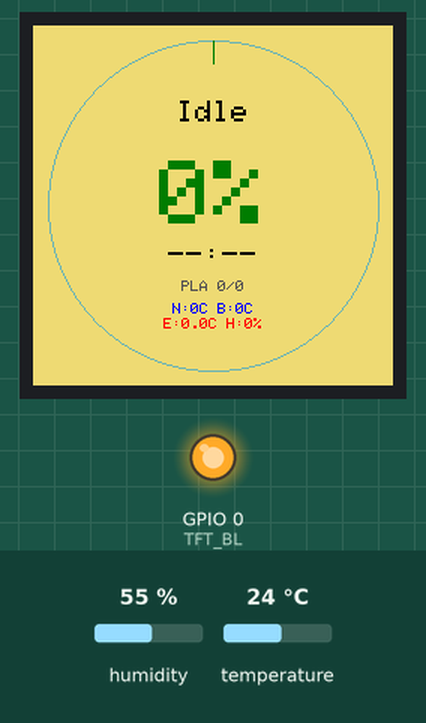
This sketch was run on a simulated ESP32-C3. Parts: 240×240 colour display, output pins drawn as LEDs (lit = HIGH). Inputs (shaded band) come from the test bench; at power-on: humidity 55 %, temperature 24 °C. WiFi joins after 1.5 s; servers stay silent unless stated; no MQTT or app messages arrive unless stated; what the sketch prints to the serial monitor is not drawn.

Above: at 3.3 s.
At 5.6 s:
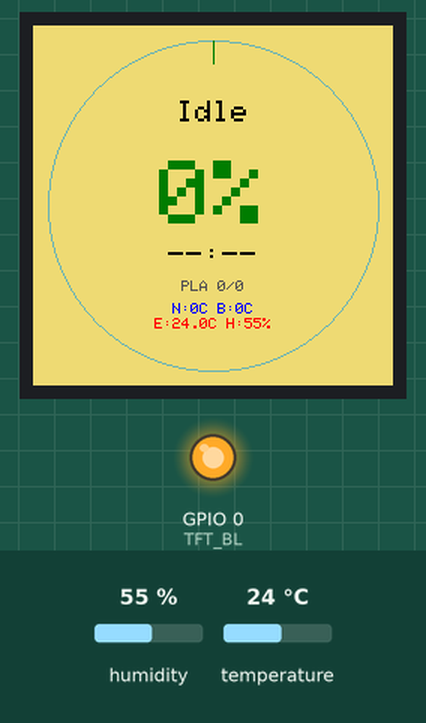
5.7 s: humidity set to 22 %
11.5 s: temperature set to 12 °C
At 15.8 s:
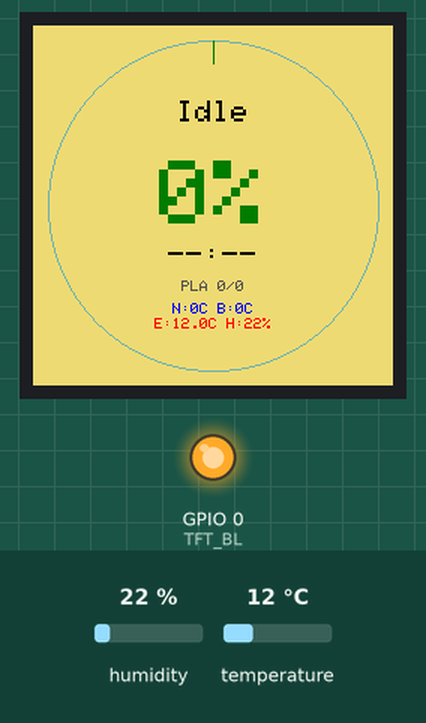
18.0 s: humidity set to 40 %
31.5 s: temperature set to 19 °C
Timing chart, 0 to 34.5 s (numbered marks = the images above; inputs shaded):
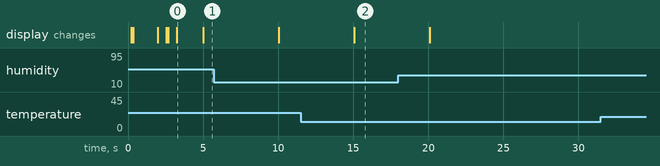

The sketch:

bambu_robot.ino
```cpp
#include "config.h"
#include <WiFi.h>
#include <PubSubClient.h>
#include <Arduino_GFX_Library.h>
#include <DHT.h>

// ==== 引脚定义 ====
// 引脚定义已移至 config.h

// ==== 颜色常量 ====
// 自定义颜色定义，使用16位RGB565格式
// 修复溢出警告：所有颜色值必须是16位RGB565格式
#define TFT_BG      0xEECE  // 浅灰色背景 (正确的RGB565值)
#define TFT_ACCENT  0x03E0  // 深绿色强调色（用于环状进度条）
#define TFT_WARN    0xFB20  // 橙色警告色
#define TFT_OK      0x07E0  // 绿色成功色
#define TFT_RING_BG 0x6D96  // 中灰色环形背景 (正确的RGB565值)
#define TFT_LABEL   0x528A  // 深灰色标签（提高对比度）
#define TFT_TEXT    0x0000  // 黑色文本（提高小字可读性）
#define TFT_DEVICE_TEMP 0x001F  // 深蓝色（用于设备温度）
#define TFT_ENV_TEMP 0xF800  // 深红色（用于环境温湿度）
#define TFT_PROGRESS 0xF81F  // 粉红色进度条（可选替代色）

// ==== Display 初始化 ====
Arduino_DataBus *bus = new Arduino_SWSPI(TFT_DC, TFT_CS, TFT_SCK, TFT_MOSI, -1);
Arduino_GFX     *gfx = new Arduino_GC9A01(bus, TFT_RST, 0);

DHT dht(DHTPIN, DHTTYPE);

// ==== MQTT 客户端 ====
WiFiClient   espClient;
PubSubClient client(espClient);

// ==== 状态变量及“上次”缓存 ====
String print_state       = "Idle", lastPrintState    = "";
String current_stage     = "",     lastStage         = "";
int    progress          = 0,      lastProgress      = -1;
String current_layer     = "0",    total_layer       = "0", lastLayerInfo = "";
String material          = "PLA",  lastMaterial      = "";
String time_left         = "--:--", lastTimeLeft     = "";
float  temperature       = 0,      humidity          = 0;
float  nozzle_temp       = 0,      bed_temp          = 0;
float  lastTemperature   = -999,   lastHumidity      = -999;
float  lastNozzleTemp    = -999,   lastBedTemp       = -999;

// ==== 刷新节流 ====
bool         dirty          = false;
unsigned long lastDrawTime  = 0;
const int    REFRESH_INTERVAL = 1000;   // ms
const int    MAX_MATERIAL_LEN = 12;

// ==== 工具函数 ====
// 截断过长字符串
String truncateMaterial(const String &s) {
  return s.length() <= MAX_MATERIAL_LEN
    ? s
    : s.substring(0, MAX_MATERIAL_LEN-1) + "…";
}

// 术语压缩：把超长词替换为短写
String compressTerms(String s) {
  // 先把下划线换成空格，便于阅读和处理
  s.replace("_", " ");

  // 针对特定全句的映射 (Priority High)
  if (s == "offline") return "Offline";
  if (s == "printing") return "Printing";
  if (s == "idle") return "Idle";
  if (s == "auto bed leveling") return "Bed Level";
  if (s == "heatbed preheating") return "Preheat Bed";
  if (s == "sweeping xy mech mode") return "Sweep XY";
  if (s == "changing filament") return "Change Fil";
  if (s == "m400 pause") return "Pause M400";
  if (s == "paused filament runout") return "Pause:NoFil";
  if (s == "heating hotend") return "Heat Hotend";
  if (s == "calibrating extrusion") return "Calib Extr";
  if (s == "scanning bed surface") return "Scan Bed";
  if (s == "inspecting first layer") return "Chk 1st Lyr";
  if (s == "identifying build plate type") return "ID Plate";
  if (s == "calibrating micro lidar") return "Calib Lidar";
  if (s == "homing toolhead") return "Homing";
  if (s == "cleaning nozzle tip") return "Clean Noz";
  if (s == "checking extruder temperature") return "Chk Extr T";
  if (s == "paused user") return "Pause:User";
  if (s == "paused front cover falling") return "Err:Cover";
  if (s == "calibrating extrusion flow") return "Calib Flow";
  if (s.startsWith("paused nozzle temperature")) return "Err:NozTemp";
  if (s.startsWith("paused heat bed temperature")) return "Err:BedTemp";
  if (s == "filament unloading") return "Unload Fil";
  if (s == "paused skipped step") return "Err:SkipStp";
  if (s == "filament loading") return "Load Fil";
  if (s == "calibrating motor noise") return "Calib Motor";
  if (s == "paused ams lost") return "Err:AMS";
  if (s == "paused low fan speed heat break") return "Err:Fan";
  if (s.startsWith("paused chamber temp")) return "Err:ChambT";
  if (s == "cooling chamber") return "Cool Chamb";
  if (s == "paused user gcode") return "Pause:Gcode";
  if (s == "motor noise showoff") return "Motor Demo";
  if (s.startsWith("paused nozzle filament covered")) return "Err:NozClog";
  if (s == "paused cutter error") return "Err:Cutter";
  if (s == "paused first layer error") return "Err:1stLyr";
  if (s == "paused nozzle clog") return "Err:Clog";
  if (s.startsWith("check absolute accuracy")) return "Chk Acc";
  if (s == "absolute accuracy calibration") return "Calib Acc";
  if (s == "calibrate nozzle offset") return "Calib Offs";
  if (s == "bed level high temperature") return "BedLvl High";
  if (s == "check quick release") return "Chk QuickRel";
  if (s == "check door and cover") return "Chk Door";
  if (s == "laser calibration") return "Calib Laser";
  if (s == "check plaform") return "Chk Plate";
  if (s.indexOf("birdeye") >= 0) return "Chk Camera";
  if (s == "bed level phase 1") return "BedLvl 1";
  if (s == "bed level phase 2") return "BedLvl 2";
  if (s == "heating chamber") return "Heat Chamb";
  if (s == "heated bedcooling") return "Cool Bed";
  if (s == "print calibration lines") return "Prn CalLine";

  // 通用单词替换 (Fallback)
  struct R { const char* a; const char* b; } rules[] = {
    {"Temperature", "T"}, {"Temp", "T"},
    {"Calibration", "Calib"}, {"Calibrating", "Calib"}, {"Calibrate", "Calib"},
    {"Accuracy", "Acc"},
    {"Identifying", "ID"}, {"Identification", "ID"},
    {"Checking", "Chk"}, {"Check", "Chk"},
    {"Inspecting", "Chk"}, {"Inspection", "Chk"},
    {"Extrusion", "Extr"}, {"Extruder", "Extr"},
    {"Chamber", "Chamb"},
    {"Platform", "Plate"}, {"Build Plate", "Plate"},
    {"Filament", "Fil"},
    {"Nozzle", "Noz"},
    {"Leveling", "Lvl"}, {"Level", "Lvl"},
    {"Cooling", "Cool"}, {"Heating", "Heat"}, {"Heated", "Heat"},
    {"Homing", "Home"},
    {"First Layer", "1st Lyr"},
    {"Surface", "Surf"},
    {"Paused", "Pause"},
    {"Malfunction", "Err"}, {"Error", "Err"},
    {"Front Cover", "Cover"},
    {"Running", "Run"}
  };

  int rulesCount = sizeof(rules) / sizeof(rules[0]);
  for (int i = 0; i < rulesCount; i++) {
    s.replace(rules[i].a, rules[i].b);
  }

  // 再次清理多余空格
  while (s.indexOf("  ") >= 0) s.replace("  ", " ");
  s.trim();

  return s;
}

// 居中绘制默认 6×8 字体 (支持颜色)
void drawCenteredText(const String &txt, uint8_t size, int y, uint16_t color) {
  gfx->setTextColor(color);
  gfx->setTextSize(size);
  int w = txt.length() * 6 * size;
  int x = (240 - w) / 2;
  gfx->setCursor(x, y);
  gfx->print(txt);
}

// ==== 各区域局部更新 (UI Layout V2) ====

// 1. 环形进度 (含底环)
void updateProgressArc(int newProg) {
  // 使用本地静态变量跟踪上次绘制的进度，解耦全局依赖
  static int localLastProgress = -1;

  if (newProg == localLastProgress) return;

  // 调整环形尺寸，确保在圆形屏幕上完整显示
  int cx=120, cy=120, r0=95, r1=110;

  // 绘制完整的环形背景（使用drawCircle而不是fillRect，避免覆盖文字）
  gfx->drawCircle(cx, cy, r1, TFT_RING_BG);
  gfx->drawCircle(cx, cy, r0, TFT_BG);

  // 绘制环形进度，使用更密集的线条确保连续性
  int startAngle = 270; // 从顶部开始
  int sweepAngle = map(constrain(newProg,0,100), 0, 100, 0, 360);

  // 计算最佳步进角度：
  // 外圆周长 C = 2 * PI * r1 = 2 * 3.14 * 110 ≈ 691 像素
  // 360度 / 691 ≈ 0.52度/像素
  // 为了确保没有缝隙（特别是在斜向线条时），步进应略小于 0.52度。
  // 选 0.4 度：外圆间距约 0.76 像素，确保致密无缝，且比 0.1 度方案快 4 倍。
  for (float angle = 0; angle <= sweepAngle; angle += 0.4) {
    float rad = (startAngle + angle) * PI / 180.0;
    int x1 = cx + cos(rad) * r0;
    int y1 = cy + sin(rad) * r0;
    int x2 = cx + cos(rad) * r1;
    int y2 = cy + sin(rad) * r1;
    gfx->drawLine(x1, y1, x2, y2, TFT_ACCENT);
  }

  // 特别处理360度的情况，确保完整闭合
  if (sweepAngle >= 360) {
    gfx->drawCircle(cx, cy, r1, TFT_ACCENT);
    gfx->drawCircle(cx, cy, r0, TFT_BG);
  }

  localLastProgress = newProg;
  // 同步全局变量，以防其他地方需要（虽然现在推荐各函数自治）
  lastProgress = newProg;
}

// 2. 顶部状态 (State) - 自动调整字号
void updatePrintState(const String &st) {
  // Y=50 (Top safe area)
  static const int y=50;

  // 调试：打印收到的状态值
  Serial.print("Print state received: ");
  Serial.println(st);

  String s = truncateMaterial(compressTerms(st));
  if (s == lastPrintState) return;

  // Safe Width at Y=50 is ~184px
  // Size 2 char width = 12px. Max chars = 15.
  // Size 1 char width = 6px. Max chars = 30.

  int size = 2;
  int w = s.length() * 6 * size;

  if (w > 180) {
    size = 1;
    w = s.length() * 6 * size;
  }

  int x = (240 - w) / 2;

  // 只清除文字区域，避免覆盖环形进度条
  gfx->fillRect(x - 5, y - 2, w + 10, 16, TFT_BG);

  // 根据状态设置颜色，支持更多状态值
  uint16_t color = TFT_TEXT;
  if (st == "RUNNING" || st == "Printing" || st == "printing") {
    color = TFT_OK;
  } else if (st == "offline" || st == "Offline") {
    color = TFT_WARN;
  }

  drawCenteredText(s, size, y, color);
  lastPrintState = s;
}

// 3. 中央百分比 (Percent)
void updatePercentText(int newProg) {
  // Y=90 (Widest area)
  static const int y=90, size=6;

  static int lastP = -1;
  if (newProg == lastP) return;

  String t = String(newProg) + "%";

  // Safe Width at Y=90 is ~222px.
  // 4 chars * 36px = 144px. Plenty of room.

  int maxW = 4 * 6 * size;
  int maxX = (240 - maxW) / 2;
  int h = 8 * size;

  // 只清除文字区域，避免覆盖环形进度条
  gfx->fillRect(maxX - 5, y - 5, maxW + 10, h + 10, TFT_BG);

  drawCenteredText(t, size, y, TFT_ACCENT);
  lastP = newProg;
}

// 4. 剩余时间 (Time Left)
void updateTimeLeft(const String &tl) {
  // Y=145 (Lower middle)
  static const int y=145, size=2;
  if (tl == lastTimeLeft) return;

  // Safe Width at Y=145 is ~215px.
  // "0h 00m" is 6 chars * 12px = 72px. Plenty.

  int textW = tl.length() * 6 * size;
  int textX = (240 - textW) / 2;
  int textH = 8 * size;

  // 只清除文字区域，避免覆盖环形进度条
  gfx->fillRect(textX - 5, y - 2, textW + 10, textH + 4, TFT_BG);

  drawCenteredText(tl, size, y, TFT_TEXT);
  lastTimeLeft = tl;
}

// 5. 底部信息 (Layer / Material / Stage)
void updateBottomInfo(const String &stage, const String &layer, const String &mat) {
  // Y=170 (Bottom area)
  static const int y=170, size=1;

  // Safe Width at Y=170 is ~190px.
  // Max chars = 31.

  String prefix;
  if (stage.length() > 0 && stage != "Printing" && stage != "RUNNING" && stage != "Idle") {
    prefix = compressTerms(stage);
  } else {
    prefix = truncateMaterial(mat);
  }

  String info = prefix + " " + layer;

  static String lastInfo = "";
  if (info == lastInfo) return;

  int textW = info.length() * 6 * size;
  int textX = (240 - textW) / 2;
  int textH = 8 * size;

  // 只清除文字区域，避免覆盖环形进度条
  gfx->fillRect(textX - 5, y - 2, textW + 10, textH + 4, TFT_BG);

  drawCenteredText(info, size, y, TFT_LABEL);
  lastInfo = info;
}

// 6. 环境温湿度 (Env) + 打印头/热床温度
void updateEnv(float T, float H, float Noz, float Bed) {
  // Y=185 (Bottom edge, split into two lines for better readability)
  static const int y1=185, y2=195, size=1;

  // 只有当任一数值发生显著变化时才刷新
  if (fabs(T-lastTemperature)<0.1 && fabs(H-lastHumidity)<0.1 &&
      fabs(Noz-lastNozzleTemp)<1.0 && fabs(Bed-lastBedTemp)<1.0) return;

  // 重新排列环境信息：
  // 第一行显示打印相关温度（来自MQTT）
  // 第二行显示环境温湿度（来自DHT11）
  // 使用缩写和简化格式，避免乱码
  char buf1[15];
  char buf2[15];

  // 第一行：打印头温度和热床温度（来自MQTT），使用缩写
  sprintf(buf1,"N:%.0fC B:%.0fC", Noz, Bed);
  String line1(buf1);

  // 第二行：环境温度和湿度（来自DHT11），使用缩写
  sprintf(buf2,"E:%.1fC H:%.0f%%", T, H);
  String line2(buf2);

  // 计算第一行的位置
  int line1W = line1.length() * 6 * size;
  int line1X = (240 - line1W) / 2;
  int lineH = 8 * size;

  // 计算第二行的位置
  int line2W = line2.length() * 6 * size;
  int line2X = (240 - line2W) / 2;

  // 只清除文字本身的区域，避免覆盖环形进度条
  // 清除第一行文字
  gfx->fillRect(line1X - 2, y1 - 2, line1W + 4, lineH + 4, TFT_BG);
  // 清除第二行文字
  gfx->fillRect(line2X - 2, y2 - 2, line2W + 4, lineH + 4, TFT_BG);

  // 绘制两行文本，使用不同颜色区分
  gfx->setTextSize(size);

  // 设备温度使用深蓝色
  gfx->setTextColor(TFT_DEVICE_TEMP);
  gfx->setCursor(line1X, y1);
  gfx->print(line1);

  // 环境温湿度使用深红色
  gfx->setTextColor(TFT_ENV_TEMP);
  gfx->setCursor(line2X, y2);
  gfx->print(line2);

  lastTemperature = T;
  lastHumidity = H;
  lastNozzleTemp = Noz;
  lastBedTemp = Bed;
}

// ==== MQTT 回调 ====
void callback(char* topic, byte* payload, unsigned int len) {
  String v;
  for(unsigned int i=0;i<len;i++) {
    v+=(char)payload[i];
  }
  String t=String(topic);

  // 调试：打印收到的MQTT消息
  Serial.print("MQTT Topic: ");
  Serial.print(t);
  Serial.print(", Payload: ");
  Serial.println(v);

  if      (t.endsWith("print_progress/state")) {
    progress=v.toInt();
    Serial.print("Progress updated: ");
    Serial.println(progress);
  }
  else if (t.endsWith("print_status/state")) {
    print_state=v;
    Serial.print("Print state updated: ");
    Serial.println(print_state);
  }
  else if (t.endsWith("current_stage/state")) {
    current_stage=v;
    Serial.print("Current stage updated: ");
    Serial.println(current_stage);
  }
  else if (t.endsWith("current_layer/state")) {
    current_layer=v;
    Serial.print("Current layer updated: ");
    Serial.println(current_layer);
  }
  else if (t.endsWith("total_layer_count/state")) {
    total_layer=v;
    Serial.print("Total layer updated: ");
    Serial.println(total_layer);
  }
  else if (t.endsWith("remaining_time/state")) {
    int m=v.toInt();
    // 格式化为 HH:MM
    char b[16];
    if (m >= 60) sprintf(b, "%dh %02dm", m/60, m%60);
    else         sprintf(b, "%dm", m);
    time_left=String(b);
    Serial.print("Time left updated: ");
    Serial.println(time_left);
  }
  else if (t.endsWith("active_tray/state")||t.endsWith("external_spool/state")) {
    material=v;
    Serial.print("Material updated: ");
    Serial.println(material);
  }
  else if (t.endsWith("nozzle_temperature/state")) {
    nozzle_temp=v.toFloat();
    Serial.print("Nozzle temp updated: ");
    Serial.println(nozzle_temp);
  }
  else if (t.endsWith("bed_temperature/state")) {
    bed_temp=v.toFloat();
    Serial.print("Bed temp updated: ");
    Serial.println(bed_temp);
  }
  else {
    Serial.print("Unknown topic: ");
    Serial.println(t);
    return;
  }

  dirty=true;
  Serial.println("Dirty flag set to true");
}

// ==== 启动提示函数 ====
void doConnectWiFi() {
  gfx->fillScreen(TFT_BG);
  drawCenteredText("Connecting WiFi...", 2, 110, TFT_ACCENT);

  // 设置WiFi模式为STA
  WiFi.mode(WIFI_STA);
  // 清除之前的连接信息
  WiFi.disconnect();
  delay(100);

  // 开始连接WiFi
  WiFi.begin(WIFI_SSID,WIFI_PASSWORD);

  // 添加超时机制，最多尝试15秒
  unsigned long timeout = millis();
  int attempts = 0;
  while(WiFi.status() != WL_CONNECTED) {
    delay(500);
    attempts++;

    // 每3秒更新一次屏幕显示
    if(attempts % 6 == 0) {
      gfx->fillScreen(TFT_BG);
      drawCenteredText("Connecting WiFi...", 2, 110, TFT_ACCENT);
      gfx->setTextSize(1);
      gfx->setCursor(50, 130);
      gfx->setTextColor(TFT_TEXT);
      gfx->print("Attempt: " + String(attempts/2));
    }

    // 超时处理
    if(millis() - timeout > 15000) {
      gfx->fillScreen(TFT_BG);
      drawCenteredText("WiFi Failed", 2, 110, TFT_WARN);
      delay(1000);
      // 重启设备重试
      ESP.restart();
      return;
    }
  }

  gfx->fillScreen(TFT_BG);
  drawCenteredText("WiFi OK", 2, 110, TFT_OK);
  delay(500);
}

void doConnectMQTT() {
  gfx->fillScreen(TFT_BG);
  drawCenteredText("Connecting MQTT...", 2, 110, TFT_ACCENT);

  Serial.println("=== MQTT Connection Attempt ===");
  Serial.print("MQTT Server: ");
  Serial.print(MQTT_SERVER);
  Serial.println(":1883");
  Serial.print("MQTT Client ID: ESP32C3");
  Serial.print(", User: ");
  Serial.println(MQTT_USER);

  // 添加超时机制，最多尝试10秒
  unsigned long timeout = millis();
  int attempts = 0;
  while(!client.connected()) {
    attempts++;
    Serial.print("MQTT Connect Attempt #");
    Serial.println(attempts);

    if(client.connect("ESP32C3",MQTT_USER,MQTT_PASS)) {
      Serial.println("MQTT Connected Successfully!");
      Serial.println("Subscribing to topic: bambu/#");
      client.subscribe("bambu/#");
      break;
    }

    Serial.print("MQTT Connect Failed, State: ");
    Serial.println(client.state());

    // 每2秒更新一次屏幕显示
    if(attempts % 2 == 0) {
      gfx->fillScreen(TFT_BG);
      drawCenteredText("Connecting MQTT...", 2, 110, TFT_ACCENT);
      gfx->setTextSize(1);
      gfx->setCursor(50, 130);
      gfx->setTextColor(TFT_TEXT);
      gfx->print("Attempt: " + String(attempts/2));
    }

    // 超时处理
    if(millis() - timeout > 10000) {
      Serial.println("MQTT Connection Timeout (10s)");
      gfx->fillScreen(TFT_BG);
      drawCenteredText("MQTT Failed", 2, 110, TFT_WARN);
      delay(1000);
      // 重启设备重试
      ESP.restart();
      return;
    }

    delay(1000);
  }

  gfx->fillScreen(TFT_BG);
  drawCenteredText("MQTT OK", 2, 110, TFT_OK);
  delay(500);
  Serial.println("MQTT Connection Complete");
}

// ==== setup 和 loop ====
void setup(){
  Serial.begin(115200);
  pinMode(TFT_BL,OUTPUT); digitalWrite(TFT_BL,HIGH);

  gfx->begin();
  // 显式设置旋转方向，防止意外镜像
  // 如果屏幕显示反了，尝试修改为 1, 2, 3
  gfx->setRotation(0);
  delay(100); // 等待屏幕稳定
  gfx->fillScreen(TFT_BG); // Black BG
  dht.begin();

  lastDrawTime = millis() - REFRESH_INTERVAL;

  doConnectWiFi();
  client.setServer(MQTT_SERVER,1883);
  client.setCallback(callback);
  doConnectMQTT();

  // 启动完成，初始化界面
  gfx->fillScreen(TFT_BG);

  // 强制刷新所有元素
  lastProgress = -1; // 触发底环绘制
  lastPrintState = "";
  lastTimeLeft = "";
  lastTemperature = -999;

  updateProgressArc(progress);
  updatePercentText(progress);
  updatePrintState(print_state);
  updateTimeLeft(time_left);
  updateBottomInfo(current_stage, current_layer + "/" + total_layer, material);
  updateEnv(temperature, humidity, nozzle_temp, bed_temp);

  dirty = false;
}

void loop(){
  // 检查MQTT连接状态，如果断开则重连
  if (!client.connected()) {
    Serial.println("MQTT Disconnected, attempting to reconnect...");
    doConnectMQTT();
  }
  client.loop();

  // 每30秒输出一次MQTT状态信息
  static unsigned long lastStatusCheck = 0;
  if (millis() - lastStatusCheck > 30000) {
    Serial.print("MQTT Status - Connected: ");
    Serial.println(client.connected() ? "YES" : "NO");
    lastStatusCheck = millis();
  }

  static unsigned long t0=0;
  if(millis()-t0>5000){
    float h=dht.readHumidity(), T=dht.readTemperature();
    if(!isnan(h)&&!isnan(T)){ humidity=h; temperature=T; dirty=true; }
    t0=millis();
  }

  if(dirty && millis()-lastDrawTime>REFRESH_INTERVAL){
    updateProgressArc(progress);
    // 注意：updatePercentText 内部依赖静态变量去重，所以这里直接调没事
    updatePercentText(progress);
    updatePrintState(print_state);
    updateTimeLeft(time_left);
    updateBottomInfo(current_stage, current_layer + "/" + total_layer, material);
    updateEnv(temperature, humidity, nozzle_temp, bed_temp);

    lastDrawTime = millis();
    dirty = false;
  }
}
```

Source omitted: config.h (1153 bytes)

Measured:
- after the input at 11.5 s, the display: changes after 3.6 s (image 2)
- what the display in image 0 shows lasts 1.8 s, from 3.2 s to 5.0 s
